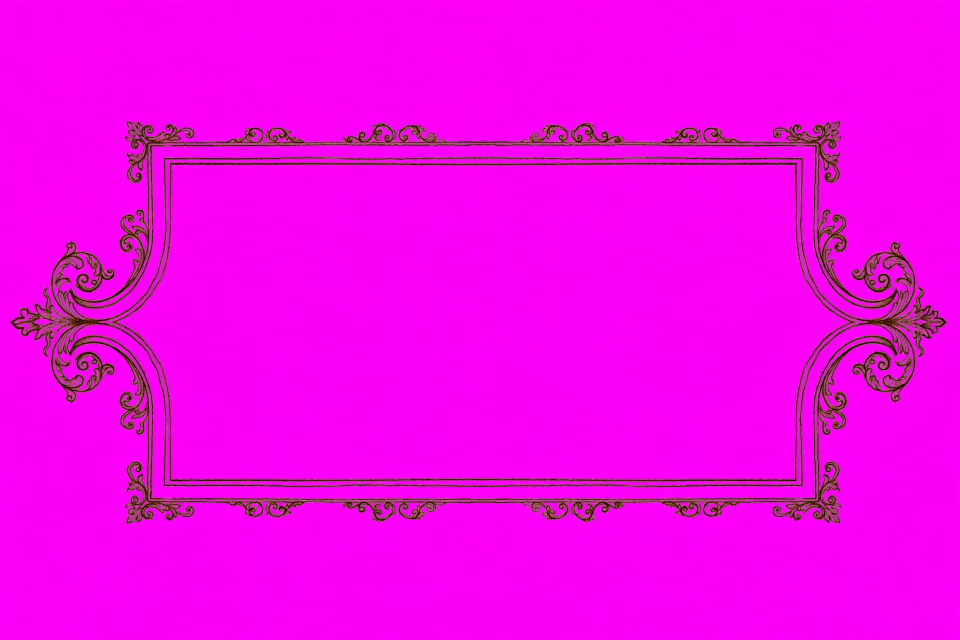
#> input picture processing/muse_ui_v1/UI_Cartouche.png, 1920 x 1280 px, given in place of UI_FrameRing.png, which was not available (shown at 1/2 size)
$ python make_ui_sprites.py --raw muse_ui_v1 --out out
#> lines starting #> are read from the running program, lines starting #| are printed output that depends on the picture; after the words box and inside, x2 and y2 are one past the last pixel; in counts of white or black regions, pixels touching at a corner belong together; pictures that were not available may be replaced by others from this repository, and a replacement may not be noted
### processing/process_spell.py
#!/usr/bin/env python3
"""ARHeroes-Spellbook-Demo — hackathon processing step (Oct 2026).

Turns Muse-generated artwork on a solid magenta #FF00FF (default) or
green #00FF00 background into transparent frames for the Unity demo.

Pipeline (the project's standing chroma rules):
  - magenta-ness = min(R, B) - G, smoothstep 30 -> 110
    (low threshold on purpose: a higher one eats dark robe/ink edges)
  - despill: pull R/B toward G on semi-transparent edge pixels
  - --key green mirrors both: greenness = G - max(R, B), same smoothstep,
    despill pulls G toward max(R, B). Use it for blue/violet art, where
    blue glow on magenta turns into a purple halo.
  - canvas size is NEVER changed: all frames stay aligned for the loop

Usage:
  Single image (a spell page illustration):
    python process_spell.py art_magenta.png --out out/
  Frame sequence (animation frames frame_000.png ... frame_039.png):
    python process_spell.py frames_magenta/ --out out/ --fps 12 --apng spell_loop.apng
  Optional loop-seam softening (dissolves the last N frames into the first N):
    python process_spell.py frames_magenta/ --out out/ --xfade 12
  Green-screen art:
    python process_spell.py frames_green/ --out out/ --key green --apng spell_loop.apng

Requires: pip install pillow numpy
"""

import argparse
import sys
from pathlib import Path

import numpy as np
from PIL import Image

SMOOTH_LOW = 30.0
SMOOTH_HIGH = 110.0


def magenta_alpha(rgb: np.ndarray) -> np.ndarray:
    """Alpha channel (0..1) from magenta-ness. Magenta -> 0, artwork -> 1."""
    r = rgb[..., 0].astype(np.float32)
    g = rgb[..., 1].astype(np.float32)
    b = rgb[..., 2].astype(np.float32)
    return _key_to_alpha(np.minimum(r, b) - g)


# [6 lines left out: function green_alpha, not called in this run]


def _key_to_alpha(keyness: np.ndarray) -> np.ndarray:
    t = np.clip((keyness - SMOOTH_LOW) / (SMOOTH_HIGH - SMOOTH_LOW), 0.0, 1.0)
    smooth = t * t * (3.0 - 2.0 * t)  # smoothstep: 0 = artwork, 1 = key colour
    return 1.0 - smooth


def despill(rgba: np.ndarray, alpha: np.ndarray, key: str = "magenta") -> np.ndarray:
    """Remove key-colour fringe on semi-transparent edges.

    Where alpha is partial, blend the key channels toward the other
    channel(s) proportionally to transparency: magenta pulls R and B
    toward G, green pulls G toward max(R, B). Fully opaque pixels are
    untouched.
    """
    out = rgba.astype(np.float32)
    a = alpha  # 2D (H, W): per-channel math below must stay 2D
    if key == "green":
        ref = np.maximum(out[..., 0], out[..., 2])
        out[..., 1] = ref + (out[..., 1] - ref) * a
    else:
        g = out[..., 1]
        out[..., 0] = g + (out[..., 0] - g) * a
        out[..., 2] = g + (out[..., 2] - g) * a
    return np.clip(out, 0, 255).astype(np.uint8)


KEY_ALPHA = {"magenta": magenta_alpha, "green": green_alpha}


def process_image(src: Path, key: str = "magenta") -> Image.Image:
    rgb = np.array(Image.open(src).convert("RGB"))
    alpha = KEY_ALPHA[key](rgb)
    rgba = np.dstack([rgb, (alpha * 255).astype(np.uint8)])
    rgba[..., :3] = despill(rgba[..., :3], alpha, key)
    transparent = float((alpha == 0).mean() * 100)
    print(f"  {src.name}: transparent={transparent:.1f}%")
    return Image.fromarray(rgba, "RGBA")


# [60 lines left out: functions crossfade_splice, main, not called in this run]


# [2 lines that do not run on import are left out]

### processing/make_ui_sprites.py
#!/usr/bin/env python3
"""ARHeroes-Spellbook-Demo — UI sprites for the spell pages (Oct 2026).

Page decoration (frames, medallion art, banners, tabs, glyphs, stat icons,
marginalia, buttons) is generated with Muse from processing/ui_prompts.json
on a flat magenta background. This script turns those raw images into the
sprites Unity uses:

  - keys magenta out with process_spell.py and trims to the content
  - centres the round frame on a square canvas and measures its empty hole
  - fits the medallion illustrations into that hole as discs, so frame and
    art share one canvas and scale
  - ink drawings keep only their line shape: tab glyphs become a white
    alpha mask (tinted in Unity: gold when active, ink otherwise),
    marginalia are recoloured to one flat ink colour
  - draws the trivial shapes itself: the circle mask (sized to the frame's
    hole), the selection ring glow and a soft round glow

Usage:
  python make_ui_sprites.py --raw muse_raw/ --out ../Assets/Spellbook/UI

Requires: pip install pillow numpy
"""

import argparse
import json
import math
from pathlib import Path

import numpy as np
from PIL import Image, ImageDraw, ImageFilter

from process_spell import process_image

FRAME_SIZE = 512
MAX_SIDE = {"UI_Banner": 768, "UI_BannerDim": 768, "UI_Divider": 768, "UI_ArtShards": 1024,
            "UI_Schematic": 768, "UI_MarginNotes": 768}
TAB_GLYPHS = {"UI_InkSnowflake", "UI_InkGlyph0", "UI_InkGlyph1", "UI_InkGlyph2", "UI_InkGlyph3"}
INK_LINES = {"UI_MarginCurl", "UI_MarginCompass", "UI_Schematic", "UI_MarginNotes", "UI_SketchCrystals",
             "UI_Cartouche", "UI_StatDivider", "UI_Notes2", "UI_DiagramLattice", "UI_DiagramStars"}
# Filled drawings (white inside): ink strength comes from darkness, so the paper shows through
INK_FROM_DARK = {"UI_SketchHand"}
# Raw art used by make_page_frames.py, not a sprite of its own
NOT_SPRITES = {"UI_FrameCorner", "UI_HeaderOrnament", "UI_RuneStrip", "UI_Table"}
SQUARE = TAB_GLYPHS | {"UI_StatMana", "UI_StatPower", "UI_StatDuration", "UI_StatRange", "UI_MarginCompass"}
# Medallion illustrations, cut to the frame's hole. The storm medallion sits on a pale ice backdrop.
MEDALS = {"UI_Medal1": "UI_Medal1", "UI_Medal2": "UI_Medal2", "UI_Medal3": "UI_Medal3", "UI_MedalStorm": "UI_MedalStormInk"}
INK = (58, 34, 18)
# Genuinely blue art: no magenta suppression
BLUE_ART = {"UI_StatMana", "UI_Medal1", "UI_Medal2", "UI_Medal3", "UI_MedalStormInk", "UI_ArtShards"}
GOLD_L = (255, 230, 160)


def suppress_magenta(img: Image.Image) -> Image.Image:
    """Thin ink lines come out pinkish from the magenta key: blue may not exceed green.

    Safe for bronze, gold, parchment and sepia ink (all have B <= G); never use it on blue art.
    """
    a = np.array(img).astype(np.int32)
    a[..., 2] = np.minimum(a[..., 2], a[..., 1])
    return Image.fromarray(a.astype(np.uint8), "RGBA")


def key(src: Path) -> Image.Image:
    img = process_image(src)
#> in process_image, rgb is the input picture: shape (1280, 1920, 3); mean R, G, B 242, 4.4, 234.5
#> in despill, `out[..., 2] = g + (out[..., 2] - g) * a`:
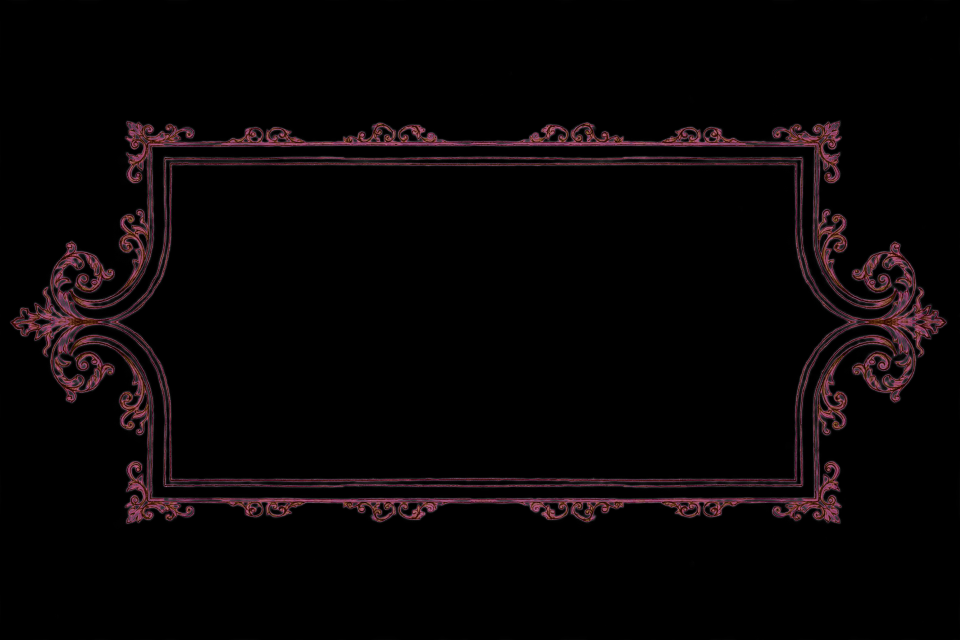
#> out: shape (1280, 1920, 3) float32 (shown at 1/2 size); mean R, G, B 7.9, 4.4, 5.2
#> in process_image, `transparent = float((alpha == 0).mean() * 100)`: transparent = 93.41
#|   UI_FrameRing.png: transparent=93.4%
    return img if src.stem in BLUE_ART else suppress_magenta(img)


def ink_only(img: Image.Image, rgb, widen: int, gain: float) -> Image.Image:
    """Keep the line shape, drop the colour: flat rgb, alpha optionally widened and strengthened."""
    a = img.split()[3]
    if widen > 1:
        a = a.filter(ImageFilter.MaxFilter(widen)).filter(ImageFilter.GaussianBlur(1))
    a = a.point(lambda v: min(255, int(v * gain)))
    out = Image.new("RGBA", img.size, tuple(rgb) + (0,))
    out.putalpha(a)
    return out


def trim(img: Image.Image, margin: int = 6) -> Image.Image:
    a = np.array(img)[..., 3]
    ys, xs = np.where(a > 8)
    if xs.size == 0:
        return img
    box = (max(0, xs.min() - margin), max(0, ys.min() - margin),
           min(img.width, xs.max() + 1 + margin), min(img.height, ys.max() + 1 + margin))
    return img.crop(box)


def pad_square(img: Image.Image) -> Image.Image:
    side = max(img.size)
    out = Image.new("RGBA", (side, side), (0, 0, 0, 0))
    out.paste(img, ((side - img.width) // 2, (side - img.height) // 2))
    return out


def fit(img: Image.Image, max_side: int) -> Image.Image:
    s = max_side / max(img.size)
    return img.resize((max(1, round(img.width * s)), max(1, round(img.height * s))), Image.LANCZOS) if s < 1 else img


def hole_radius(frame: Image.Image) -> float:
    """Radius (px) of the empty centre: median distance to the first opaque pixel along 72 rays."""
    a = np.array(frame)[..., 3]
    c = frame.width / 2
    hits = []
    for k in range(72):
        ang = k * 2 * math.pi / 72
        for r in range(4, frame.width // 2):
            x, y = int(c + r * math.cos(ang)), int(c + r * math.sin(ang))
            if a[y, x] > 128:
                hits.append(r)
                break
    return float(np.median(hits))


def disc(size: int, r: float) -> Image.Image:
    ss = 4
    yy, xx = np.mgrid[0:size * ss, 0:size * ss]
    c = size * ss / 2
    inside = np.hypot(xx - c + 0.5, yy - c + 0.5) <= r * ss
    big = Image.fromarray(np.dstack([np.full(inside.shape + (3,), 255, np.uint8), (inside * 255).astype(np.uint8)]), "RGBA")
    return big.resize((size, size), Image.LANCZOS)


def ring_glow(size: int, r: float) -> Image.Image:
    """Soft golden halo peaking at radius r (px)."""
    yy, xx = np.mgrid[0:size, 0:size]
    d = np.hypot(xx - size / 2, yy - size / 2) / size
    a = (np.clip(np.exp(-((d - r / size) / 0.045) ** 2), 0, 1) * 255).astype(np.uint8)
    rgb = np.zeros((size, size, 3), np.uint8)
    rgb[...] = (GOLD_L[0], GOLD_L[1], 150)
    return Image.fromarray(np.dstack([rgb, a]), "RGBA")


def soft_glow(size: int) -> Image.Image:
    """White radial glow (tinted in Unity): behind the active tab and the spell art."""
    yy, xx = np.mgrid[0:size, 0:size]
    d = np.hypot(xx - size / 2, yy - size / 2) / (size / 2)
    a = (np.clip(1 - d, 0, 1) ** 1.6 * 255).astype(np.uint8)
    return Image.fromarray(np.dstack([np.full((size, size, 3), 255, np.uint8), a]), "RGBA")


def medal(img: Image.Image, r_hole: float, backdrop=None) -> Image.Image:
    """Illustration as a disc that exactly fills the frame's hole, on the frame's canvas."""
    d = round(2 * (r_hole + 3))
    art = pad_square(trim(img, 0))
    if backdrop is not None:
        # A tall subject on a pale ice disc: the storm keeps its full height inside the circle
        bg = Image.new("RGBA", (art.width, art.height), backdrop + (255,))
        bg.alpha_composite(art)
        art = bg
    art = art.resize((d, d), Image.LANCZOS)
    m = disc(d, d / 2 - 0.5).split()[3]
    art.putalpha(Image.fromarray(np.minimum(np.array(art.split()[3]), np.array(m))))
    canvas = Image.new("RGBA", (FRAME_SIZE, FRAME_SIZE), (0, 0, 0, 0))
    canvas.paste(art, ((FRAME_SIZE - d) // 2, (FRAME_SIZE - d) // 2))
    return canvas


def main() -> int:
    ap = argparse.ArgumentParser(description="Build the spell-page UI sprites from Muse output.")
    ap.add_argument("--raw", required=True, help="Folder with the raw Muse PNGs (UI_*.png on magenta).")
    ap.add_argument("--out", required=True, help="Output folder (Assets/Spellbook/UI).")
    args = ap.parse_args()
    raw, out = Path(args.raw), Path(args.out)
    out.mkdir(parents=True, exist_ok=True)

    # The frame defines the shared canvas for the mask, the medallion art and the glow
    # The generated ring is ~2 % wider than tall (an ellipse baked into the art). Scale its content to
    # an exact square so the frame is a true circle; perspective comes only from the page surface.
    frame = trim(key(raw / "UI_FrameRing.png")).resize((FRAME_SIZE, FRAME_SIZE), Image.LANCZOS)
#> in trim, `box = (max(0, xs.min() - margin), max(0, ys.min() - margin), min(img.w..`: box = (15, 236, 1899, 1053)
    r_hole = hole_radius(frame)
#> r_hole = 201
    frame.save(out / "UI_FrameRing.png", optimize=True)
    disc(FRAME_SIZE, r_hole + 3).save(out / "UI_CircleMask.png", optimize=True)
    soft_glow(256).save(out / "UI_SoftGlow.png", optimize=True)
    print(f"  frame hole radius {r_hole:.0f}px of {FRAME_SIZE} ({r_hole / FRAME_SIZE:.3f})")
#|   frame hole radius 201px of 512 (0.393)

    for name, src in MEDALS.items():
        backdrop = (214, 232, 244) if name == "UI_MedalStorm" else None
        medal(key(raw / f"{src}.png"), r_hole, backdrop).save(out / f"{name}.png", optimize=True)
#> call 2 of process_image, with key = 'magenta'
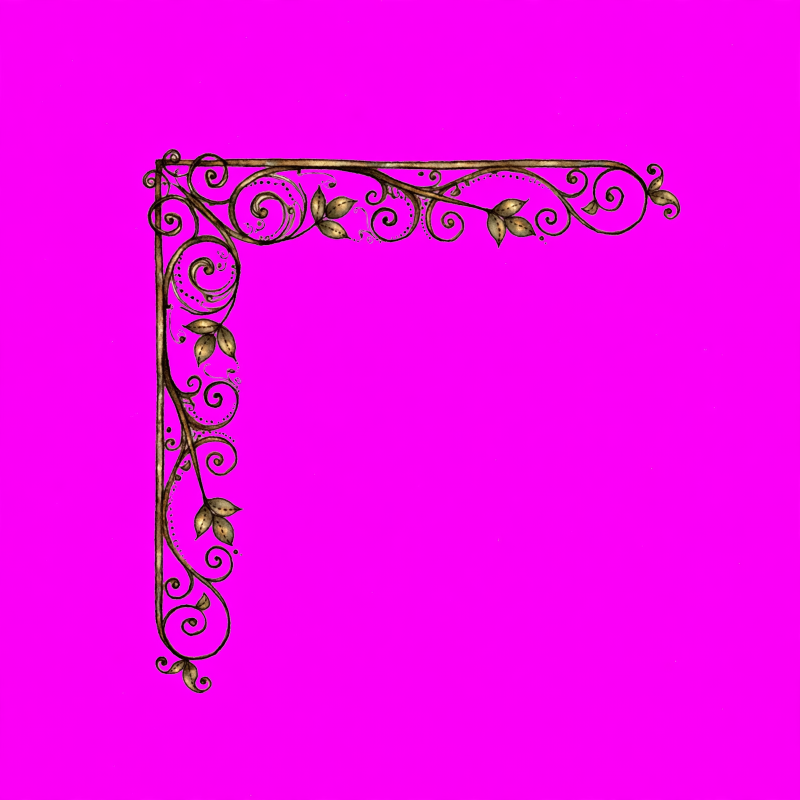
#> input picture processing/muse_ui_v1/UI_CornerFlourish.png, 1600 x 1600 px, given in place of UI_Medal1.png, which was not available (shown at 1/2 size)
#> in process_image, rgb is the input picture: shape (1600, 1600, 3); mean R, G, B 242.6, 4.4, 236.3
#> call 2 of despill, with key = 'magenta'
#> in despill (call 2), `out[..., 2] = g + (out[..., 2] - g) * a`:
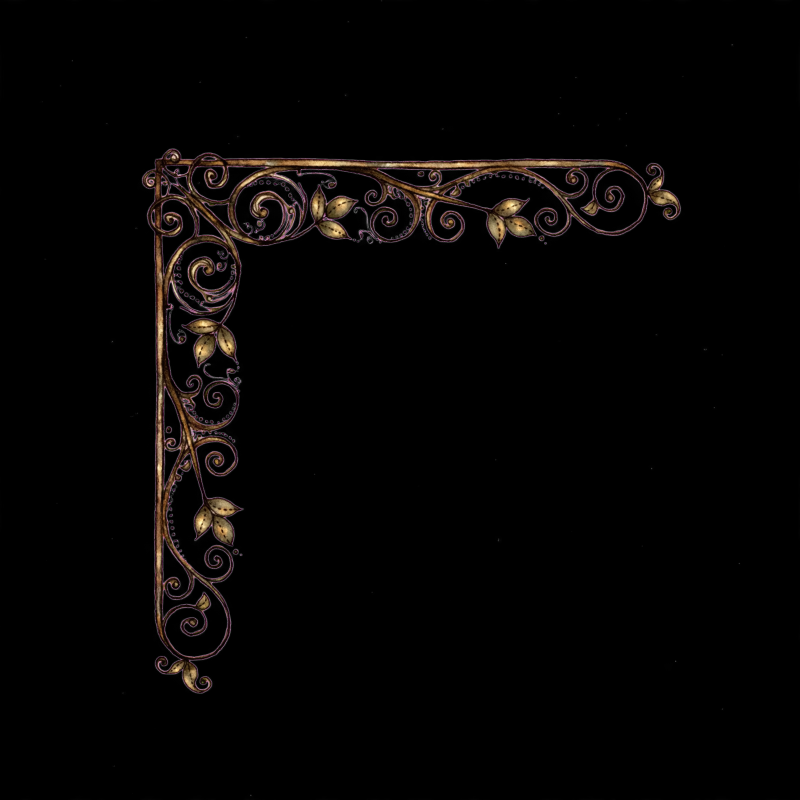
#> out: shape (1600, 1600, 3) float32 (shown at 1/2 size); mean R, G, B 5.9, 4.4, 3.7
#> in process_image (call 2), `transparent = float((alpha == 0).mean() * 100)`: transparent = 94.49
#|   UI_Medal1.png: transparent=94.5%
#> in medal, `d = round(2 * (r_hole + 3))`: d = 408
#> in pad_square, `side = max(img.size)`: side = 1089
#> in pad_square, `out = Image.new("RGBA", (side, side), (0, 0, 0, 0))`: out: PIL image 1089x1089 RGBA; every value is 0
#> call 2 of disc, with size = 408, r = 203.5
#> in disc (call 2), `yy, xx = np.mgrid[0:size * ss, 0:size * ss]`:
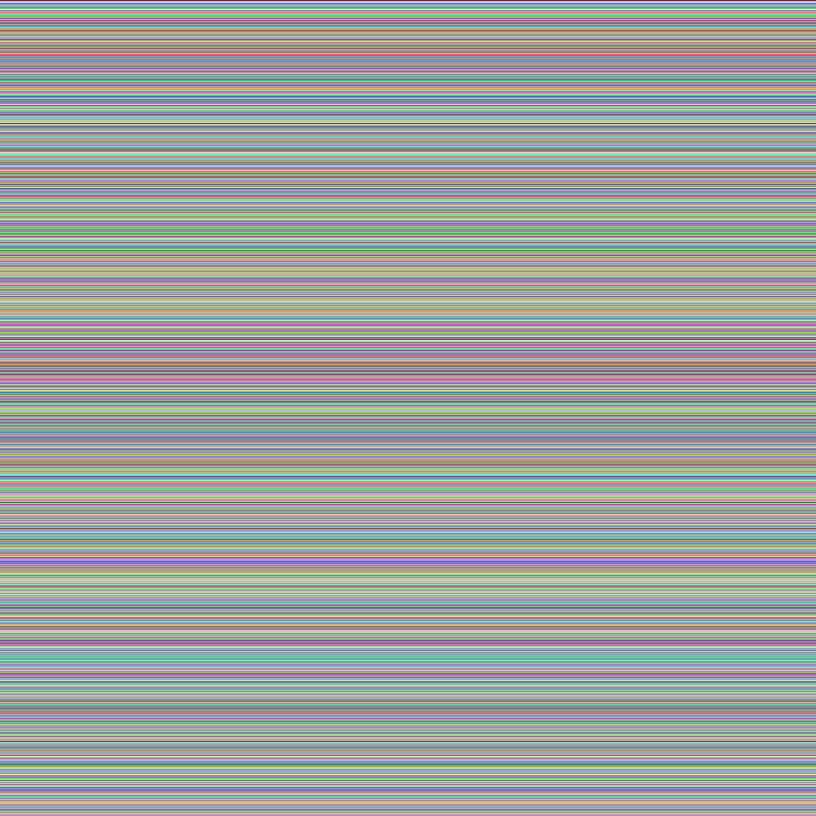
#> yy: shape (1632, 1632) int64 (shown at 1/2 size); 1632 distinct labels, from 0 to 1631; one colour per label, 0 black
#> in disc (call 2), `yy, xx = np.mgrid[0:size * ss, 0:size * ss]`:
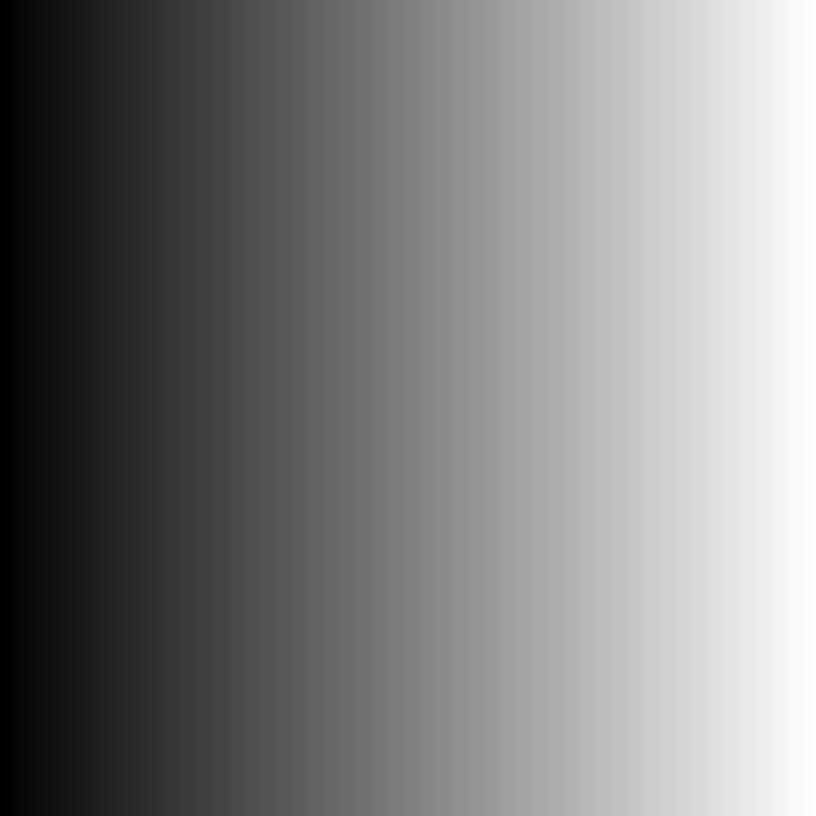
#> xx: shape (1632, 1632) int64 (shown at 1/2 size); min 0, max 1631, mean 815.5; drawn with min black and max white
#> in disc (call 2), `c = size * ss / 2`: c = 816
#> in disc (call 2), `inside = np.hypot(xx - c + 0.5, yy - c + 0.5) <= r * ss`:
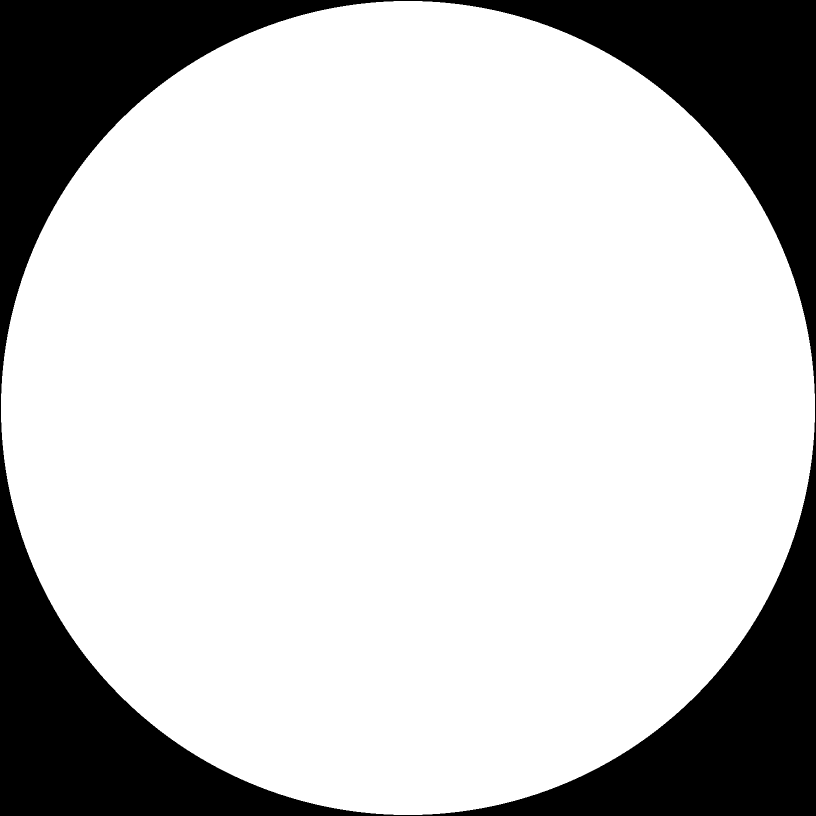
#> inside: shape (1632, 1632) bool (shown at 1/2 size); 78.2% white; 1 black region, box (x1, y1, x2, y2) and area: (0, 0, 1632, 1632) 581768
#> in medal, `art.putalpha(Image.fromarray(np.minimum(np.array(art.split()[3]), np.a..`:
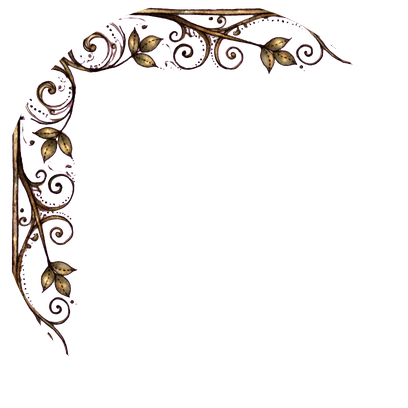
#> art: PIL image 408x408 RGBA; mean R, G, B, A 17, 10.8, 11.3, 17.7; transparent parts drawn white

    # Only the sprites listed in ui_prompts.json; raw/ may also hold rejected variants
    spec = json.loads((Path(__file__).parent / "ui_prompts.json").read_text(encoding="utf-8"))
    # grimoire ornaments are built by make_grimoire_ornaments.py
    names = [k for k, v in spec.items() if not k.startswith("_") and not v.get("grimoire")]
    for name in names:
        if name == "UI_FrameRing" or name in MEDALS.values() or name in NOT_SPRITES:
            continue
        img = key(raw / f"{name}.png")
        if name in INK_FROM_DARK:
            arr = np.array(img).astype(np.float32)
            dark = np.clip((235 - arr[..., :3].mean(2)) / 180, 0, 1)
            a = (arr[..., 3] / 255 * dark * 255).astype(np.uint8)
            img = Image.new("RGBA", img.size, INK + (0,)); img.putalpha(Image.fromarray(a))
        elif name in TAB_GLYPHS:
            img = ink_only(img, (255, 255, 255), widen=15, gain=1.5)
        elif name in INK_LINES:
            img = ink_only(img, INK, widen=3, gain=1.5)
        img = trim(img)
        if name in SQUARE:
            img = pad_square(img)
        fit(img, MAX_SIDE.get(name, 512)).save(out / f"{name}.png", optimize=True)
    print(f"Wrote UI sprites to {out}")
    return 0


if __name__ == "__main__":
#> (the run stopped early here; a loop or call above may not have finished)
